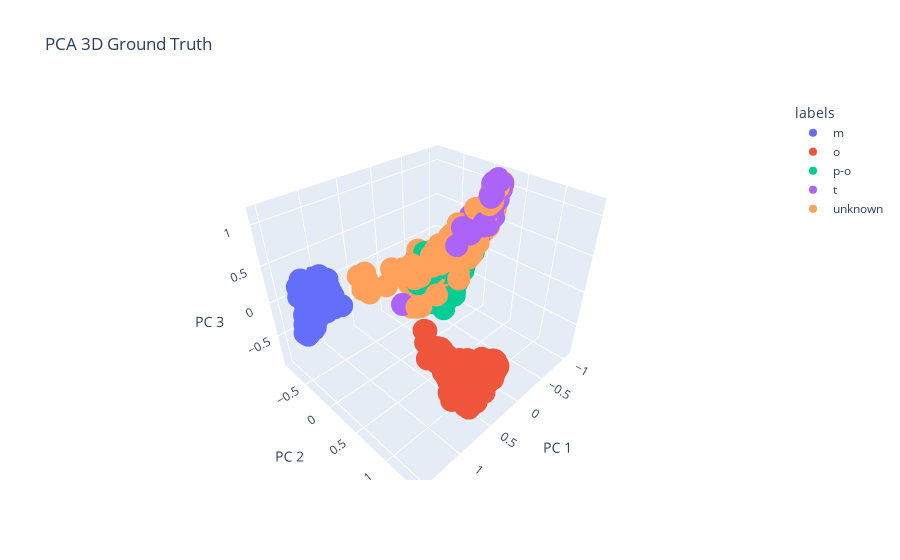

The notebook cell saved with this chart:
### Code cell
import plotly.express as px
fig = px.scatter_3d(
    dfPCA, x='x1', y='x2', z='x3', color=dfPCA['labels'],
    labels={'x1': 'PC 1', 'x2': 'PC 2', 'x3': 'PC 3'}, title='PCA 3D Ground Truth'
)
fig.show()

### Figure 1 — Plotly figure (JSON) as saved in the notebook; plotly's stock layout.template omitted (floating-point values rounded to 4 significant figures; data arrays with more than 128 entries replaced by an {"elided": "..."} marker saying what was removed)
{"data": [{"hovertemplate": "labels=m<br>PC 1=%{x}<br>PC 2=%{y}<br>PC 3=%{z}<extra></extra>", "legendgroup": "m", "marker": {"color": "#636efa", "symbol": "circle"}, "mode": "markers", "name": "m", "scene": "scene", "showlegend": true, "type": "scatter3d", "x": {"elided": "460 float values"}, "y": {"elided": "460 float values"}, "z": {"elided": "460 float values"}}, {"hovertemplate": "labels=o<br>PC 1=%{x}<br>PC 2=%{y}<br>PC 3=%{z}<extra></extra>", "legendgroup": "o", "marker": {"color": "#EF553B", "symbol": "circle"}, "mode": "markers", "name": "o", "scene": "scene", "showlegend": true, "type": "scatter3d", "x": {"elided": "345 float values"}, "y": {"elided": "345 float values"}, "z": {"elided": "345 float values"}}, {"hovertemplate": "labels=p-o<br>PC 1=%{x}<br>PC 2=%{y}<br>PC 3=%{z}<extra></extra>", "legendgroup": "p-o", "marker": {"color": "#00cc96", "symbol": "circle"}, "mode": "markers", "name": "p-o", "scene": "scene", "showlegend": true, "type": "scatter3d", "x": {"elided": "404 float values"}, "y": {"elided": "404 float values"}, "z": {"elided": "404 float values"}}, {"hovertemplate": "labels=t<br>PC 1=%{x}<br>PC 2=%{y}<br>PC 3=%{z}<extra></extra>", "legendgroup": "t", "marker": {"color": "#ab63fa", "symbol": "circle"}, "mode": "markers", "name": "t", "scene": "scene", "showlegend": true, "type": "scatter3d", "x": {"elided": "245 float values"}, "y": {"elided": "245 float values"}, "z": {"elided": "245 float values"}}, {"hovertemplate": "labels=unknown<br>PC 1=%{x}<br>PC 2=%{y}<br>PC 3=%{z}<extra></extra>", "legendgroup": "unknown", "marker": {"color": "#FFA15A", "symbol": "circle"}, "mode": "markers", "name": "unknown", "scene": "scene", "showlegend": true, "type": "scatter3d", "x": {"elided": "271 float values"}, "y": {"elided": "271 float values"}, "z": {"elided": "271 float values"}}], "layout": {"legend": {"title": {"text": "labels"}, "tracegroupgap": 0}, "scene": {"domain": {"x": [0, 1], "y": [0, 1]}, "xaxis": {"title": {"text": "PC 1"}}, "yaxis": {"title": {"text": "PC 2"}}, "zaxis": {"title": {"text": "PC 3"}}}, "title": {"text": "PCA 3D Ground Truth"}}}
